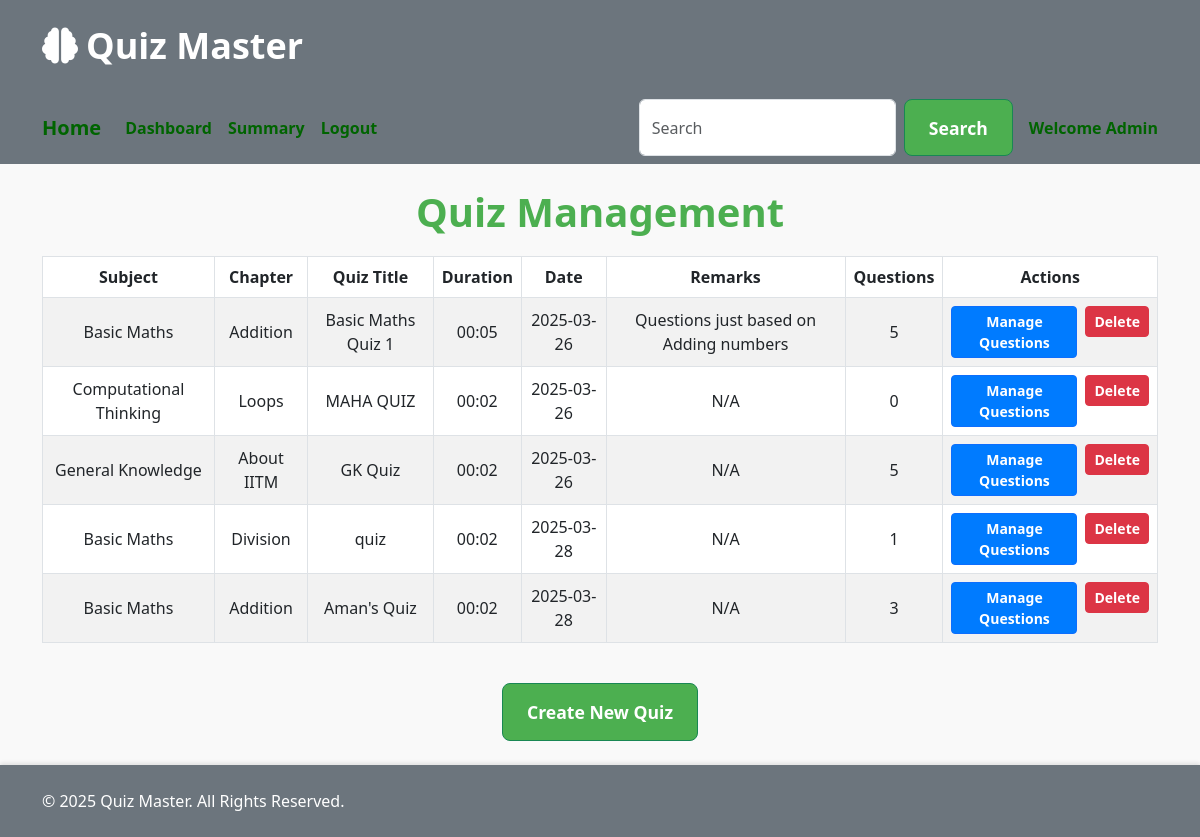
The app's page /admin/quiz (signed in), older data.
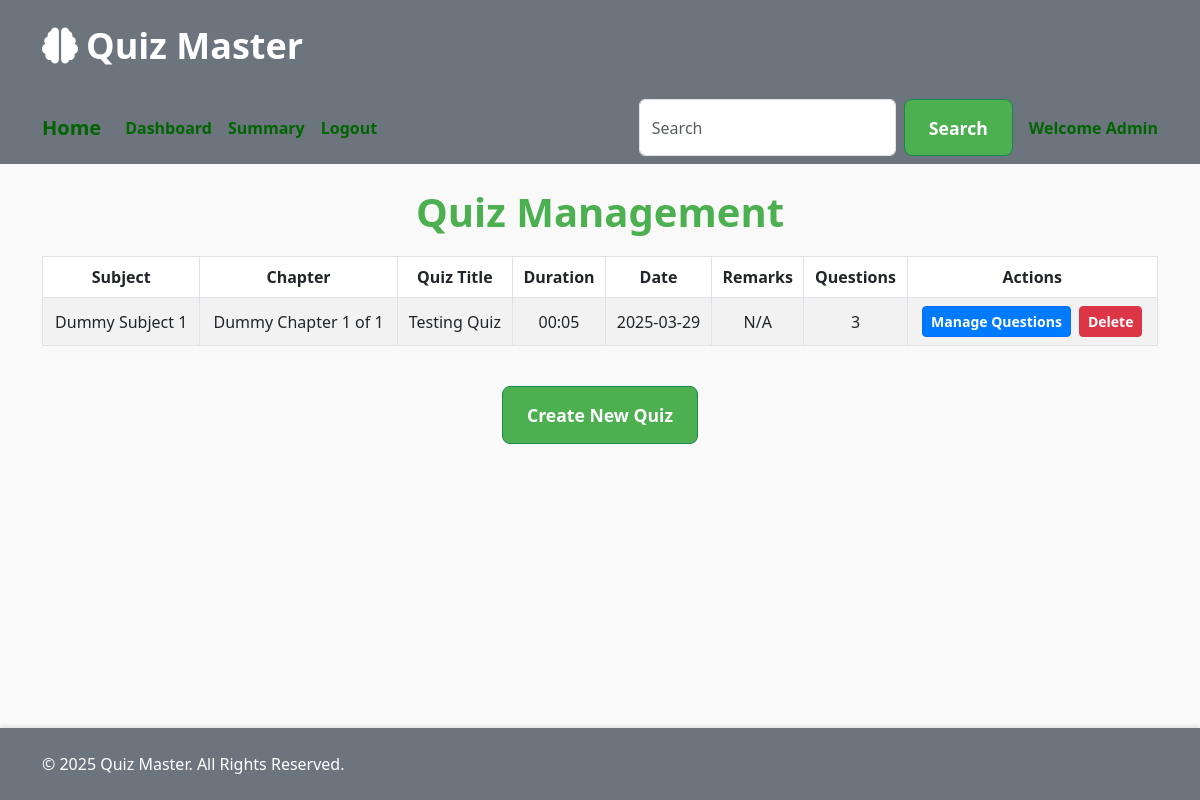
The same page, newer data.
### app.py (models this page shows)
class Subject(db.Model):
    id = db.Column(db.Integer, primary_key=True)
    name = db.Column(db.String(150), unique=True, nullable=False)
    description = db.Column(db.Text)
    chapters = db.relationship('Chapter', backref='subject', lazy=True)

class Chapter(db.Model):
    id = db.Column(db.Integer, primary_key=True)
    name = db.Column(db.String(150), nullable=False)
    description = db.Column(db.Text)
    subject_id = db.Column(db.Integer, db.ForeignKey('subject.id'), nullable=False)
    quizzes = db.relationship('Quiz', backref='chapter', lazy=True)

class Quiz(db.Model):
    id = db.Column(db.Integer, primary_key=True)
    title = db.Column(db.String(255), nullable=False)
    chapter_id = db.Column(db.Integer, db.ForeignKey('chapter.id'), nullable=False)
    date_of_quiz = db.Column(db.Date, nullable=False)
    duration = db.Column(db.Time, nullable=False)
    remarks = db.Column(db.String, nullable=True)
    questions = db.relationship('Question', backref='quiz', lazy=True)
    scores = db.relationship('Score', backref='quiz', lazy=True)

### app.py (the view)
@app.route('/admin/quiz')
@login_required
def admin_quiz_view():
    if current_user.role != 'admin':
        return redirect(url_for('index'))
    quiz_entries = db.session.query(Quiz, Chapter, Subject) \
        .join(Chapter, Quiz.chapter_id == Chapter.id) \
        .join(Subject, Chapter.subject_id == Subject.id).all()
    formatted_quizzes = []
    for quiz, chapter, subject in quiz_entries:
        formatted_quizzes.append({
            'quiz': quiz,
            'chapter': chapter,
            'subject': subject,
            'num_questions': Question.query.filter_by(quiz_id=quiz.id).count()
        })
    return render_template('admin/quiz_management.html', quizzes=formatted_quizzes)

### app.py (called while the page is built)
@login_manager.user_loader
def load_current_user(user_id):
    return db.session.get(User, int(user_id))  # Fixed LegacyAPIWarning yha se

### templates/admin/quiz_management.html (shortened to what the changed rows need)
<!DOCTYPE html>
<html lang="en">
<head>
    <link href="https://cdn.jsdelivr.net/npm/bootstrap@5.3.0-alpha1/dist/css/bootstrap.min.css" rel="stylesheet">
    <link rel="stylesheet" href="https://cdnjs.cloudflare.com/ajax/libs/font-awesome/6.5.1/css/all.min.css">
</head>
<body>
    <header>
        <div class="container">
            <h1><i class="fas fa-brain me-2"></i>Quiz Master</h1>
        </div>
    </header>
    <main class="content">
        <div class="container my-4">
            <h1 class="header-title">Quiz Management</h1>
            <div class="table-responsive">
                <table class="table table-bordered table-striped">
                    <thead>
                        <tr>
                            <th>Subject</th>
                            <th>Chapter</th>
                            <th>Quiz Title</th>
                            <th>Duration</th>
                            <th>Date</th>
                            <th>Remarks</th>
                            <th>Questions</th>
                            <th>Actions</th>
                        </tr>
                    </thead>
                    <tbody>
                        {% if quizzes %}
                            {% for quiz in quizzes %}
                            <tr onclick="window.location.href='/view_quiz/{{ quiz.quiz.id }}'" style="cursor: pointer;">
                                <td>{{ quiz.subject.name }}</td>
                                <td>{{ quiz.chapter.name }}</td>
                                <td>{{ quiz.quiz.title }}</td>
                                <td>{{ quiz.quiz.duration.strftime('%H:%M') }}</td>
                                <td>{{ quiz.quiz.date_of_quiz.strftime('%Y-%m-%d') }}</td>
                                <td>{{ quiz.quiz.remarks or 'N/A' }}</td>
                                <td>{{ quiz.num_questions }}</td>
                                <td>
                                    <div class="d-flex gap-2 justify-content-center">
                                        <a href="/manage_questions/{{ quiz.quiz.id }}" class="btn btn-primary btn-sm">Manage Questions</a>
                                        <form action="/delete_quiz/{{ quiz.quiz.id }}" method="POST" onsubmit="return confirm('Are you sure you want to delete this quiz?');">
                                            <button type="submit" class="btn btn-danger btn-sm" onclick="event.stopPropagation();">Delete</button>
                                        </form>
                                    </div>
                                </td>
                            </tr>
                            {% endfor %}
                        {% else %}
                            <tr>
                                <td colspan="8" class="no-quizzes">No quizzes available.</td>
                            </tr>
                        {% endif %}
                    </tbody>
                </table>
            </div>
        </div>
    </main>
</body>
</html>

Row changes from the older to the newer data that the page shows:
removed Subject: subject.name "Basic Maths" "Basic Maths" "Basic Maths"
removed Chapter: chapter.name "Addition" "Addition"
removed Quiz: quiz "Basic Maths Quiz 1", quiz.duration "00:05", quiz.date_of_quiz "2025-03-26", quiz "Questions just based on Adding numbers"
removed Subject: subject.name "Computational Thinking"
removed Chapter: chapter.name "Loops"
removed Quiz: quiz "MAHA QUIZ", quiz.duration "00:02", quiz.date_of_quiz "2025-03-26", quiz "N/A"
removed Subject: subject.name "General Knowledge"
removed Chapter: chapter.name "About IITM"
removed Quiz: quiz "GK Quiz", quiz.duration "00:02", quiz.date_of_quiz "2025-03-26", quiz "N/A"
removed Chapter: chapter.name "Division"
removed Quiz: quiz "quiz", quiz.duration "00:02", quiz.date_of_quiz "2025-03-28", quiz "N/A"
removed Quiz: quiz "Aman's Quiz", quiz.duration "00:02", quiz.date_of_quiz "2025-03-28", quiz "N/A"
added Subject: subject.name "Dummy Subject 1"
added Chapter: chapter.name "Dummy Chapter 1 of 1"
added Quiz: quiz "Testing Quiz", quiz.duration "00:05", quiz.date_of_quiz "2025-03-29", quiz "N/A"
Text that changed along with them:
new list line: "3 Manage Questions Delete"
list line gone: "5 Manage Questions Delete"
list line gone: "0 Manage Questions Delete"
list line gone: "1 Manage Questions Delete"
list line gone: "3 Manage Questions Delete"
